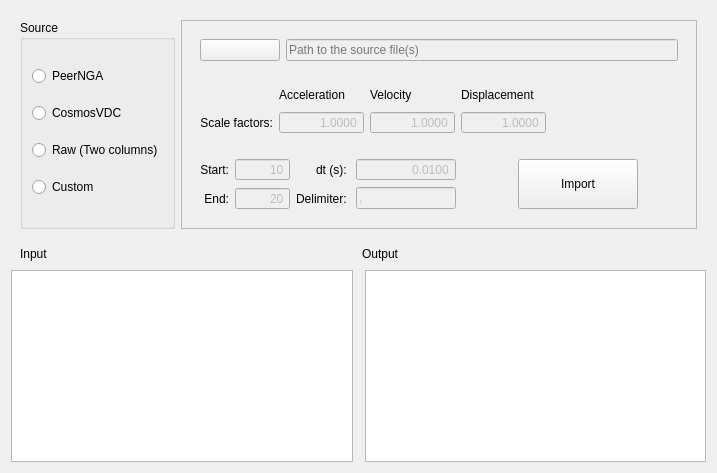
        <widget class="QWidget" name="importTab">
         <attribute name="title">
          <string>Import</string>
         </attribute>
         <layout class="QVBoxLayout" name="verticalLayout_7">
          <property name="spacing">
           <number>0</number>
          </property>
          <item>
           <widget class="QFrame" name="frame_8">
            <property name="frameShape">
             <enum>QFrame::NoFrame</enum>
            </property>
            <property name="frameShadow">
             <enum>QFrame::Raised</enum>
            </property>
            <layout class="QHBoxLayout" name="horizontalLayout_2">
             <item>
              <widget class="QFrame" name="frame_11">
               <property name="frameShape">
                <enum>QFrame::NoFrame</enum>
               </property>
               <property name="frameShadow">
                <enum>QFrame::Raised</enum>
               </property>
               <layout class="QVBoxLayout" name="verticalLayout_9">
                <property name="spacing">
                 <number>0</number>
                </property>
                <property name="leftMargin">
                 <number>0</number>
                </property>
                <property name="topMargin">
                 <number>0</number>
                </property>
                <property name="rightMargin">
                 <number>0</number>
                </property>
                <property name="bottomMargin">
                 <number>0</number>
                </property>
                <item>
                 <widget class="QGroupBox" name="groupBox">
                  <property name="title">
                   <string>Source</string>
                  </property>
                  <layout class="QVBoxLayout" name="verticalLayout_10">
                   <property name="spacing">
                    <number>0</number>
                   </property>
                   <property name="leftMargin">
                    <number>9</number>
                   </property>
                   <property name="topMargin">
                    <number>9</number>
                   </property>
                   <property name="rightMargin">
                    <number>9</number>
                   </property>
                   <property name="bottomMargin">
                    <number>9</number>
                   </property>
                   <item>
                    <widget class="QRadioButton" name="tsSourcePeer">
                     <property name="text">
                      <string>PeerNGA</string>
                     </property>
                    </widget>
                   </item>
                   <item>
                    <widget class="QRadioButton" name="tsSourceCosmosvdc">
                     <property name="text">
                      <string>CosmosVDC</string>
                     </property>
                    </widget>
                   </item>
                   <item>
                    <widget class="QRadioButton" name="tsSourceRaw">
                     <property name="text">
                      <string>Raw (Two columns)</string>
                     </property>
                    </widget>
                   </item>
                   <item>
                    <widget class="QRadioButton" name="tsSourceCustom">
                     <property name="text">
                      <string>Custom</string>
                     </property>
                    </widget>
                   </item>
                  </layout>
                 </widget>
                </item>
               </layout>
              </widget>
             </item>
             <item>
              <widget class="QFrame" name="frame_15">
               <property name="frameShape">
                <enum>QFrame::StyledPanel</enum>
               </property>
               <property name="frameShadow">
                <enum>QFrame::Raised</enum>
               </property>
               <layout class="QVBoxLayout" name="verticalLayout_11">
                <item>
                 <widget class="QFrame" name="frame_12">
                  <property name="frameShape">
                   <enum>QFrame::NoFrame</enum>
                  </property>
                  <property name="frameShadow">
                   <enum>QFrame::Raised</enum>
                  </property>
                  <layout class="QHBoxLayout" name="horizontalLayout_3">
                   <item>
                    <widget class="QPushButton" name="fileOpenBtn">
                     <property name="minimumSize">
                      <size>
                       <width>80</width>
                       <height>0</height>
                      </size>
                     </property>
                     <property name="text">
                      <string/>
                     </property>
                     <property name="icon">
                      <iconset resource="Main_icons.qrc">
                       <normaloff>:/allIcons/icons/opened_folder.svg</normaloff>:/allIcons/icons/opened_folder.svg</iconset>
                     </property>
                     <property name="iconSize">
                      <size>
                       <width>32</width>
                       <height>32</height>
                      </size>
                     </property>
                    </widget>
                   </item>
                   <item>
                    <widget class="QLineEdit" name="sourcePath">
                     <property name="enabled">
                      <bool>false</bool>
                     </property>
                     <property name="inputMask">
                      <string/>
                     </property>
                     <property name="placeholderText">
                      <string>Path to the source file(s)</string>
                     </property>
                    </widget>
                   </item>
                  </layout>
                 </widget>
                </item>
                <item>
                 <widget class="QFrame" name="frame_13">
                  <property name="frameShape">
                   <enum>QFrame::NoFrame</enum>
                  </property>
                  <property name="frameShadow">
                   <enum>QFrame::Raised</enum>
                  </property>
                  <layout class="QGridLayout" name="gridLayout_2">
                   <item row="0" column="4">
                    <spacer name="horizontalSpacer_3">
                     <property name="orientation">
                      <enum>Qt::Horizontal</enum>
                     </property>
                     <property name="sizeHint" stdset="0">
                      <size>
                       <width>40</width>
                       <height>20</height>
                      </size>
                     </property>
                    </spacer>
                   </item>
                   <item row="1" column="2">
                    <widget class="QDoubleSpinBox" name="scaleFactorBox2">
                     <property name="enabled">
                      <bool>false</bool>
                     </property>
                     <property name="sizePolicy">
                      <sizepolicy hsizetype="Fixed" vsizetype="Fixed">
                       <horstretch>0</horstretch>
                       <verstretch>0</verstretch>
                      </sizepolicy>
                     </property>
                     <property name="minimumSize">
                      <size>
                       <width>80</width>
                       <height>0</height>
                      </size>
                     </property>
                     <property name="alignment">
                      <set>Qt::AlignRight|Qt::AlignTrailing|Qt::AlignVCenter</set>
                     </property>
                     <property name="buttonSymbols">
                      <enum>QAbstractSpinBox::NoButtons</enum>
                     </property>
                     <property name="decimals">
                      <number>4</number>
                     </property>
                     <property name="minimum">
                      <double>-99999999.000000000000000</double>
                     </property>
                     <property name="maximum">
                      <double>99999999.000000000000000</double>
                     </property>
                     <property name="value">
                      <double>1.000000000000000</double>
                     </property>
                    </widget>
                   </item>
                   <item row="1" column="3">
                    <widget class="QDoubleSpinBox" name="scaleFactorBox3">
                     <property name="enabled">
                      <bool>false</bool>
                     </property>
                     <property name="sizePolicy">
                      <sizepolicy hsizetype="Fixed" vsizetype="Fixed">
                       <horstretch>0</horstretch>
                       <verstretch>0</verstretch>
                      </sizepolicy>
                     </property>
                     <property name="minimumSize">
                      <size>
                       <width>80</width>
                       <height>0</height>
                      </size>
                     </property>
                     <property name="alignment">
                      <set>Qt::AlignRight|Qt::AlignTrailing|Qt::AlignVCenter</set>
                     </property>
                     <property name="buttonSymbols">
                      <enum>QAbstractSpinBox::NoButtons</enum>
                     </property>
                     <property name="decimals">
                      <number>4</number>
                     </property>
                     <property name="minimum">
                      <double>-99999999.000000000000000</double>
                     </property>
                     <property name="maximum">
                      <double>99999999.000000000000000</double>
                     </property>
                     <property name="value">
                      <double>1.000000000000000</double>
                     </property>
                    </widget>
                   </item>
                   <item row="0" column="1">
                    <widget class="QLabel" name="label_4">
                     <property name="text">
                      <string>Acceleration</string>
                     </property>
                    </widget>
                   </item>
                   <item row="1" column="1">
                    <widget class="QDoubleSpinBox" name="scaleFactorBox1">
                     <property name="enabled">
                      <bool>false</bool>
                     </property>
                     <property name="sizePolicy">
                      <sizepolicy hsizetype="Fixed" vsizetype="Fixed">
                       <horstretch>0</horstretch>
                       <verstretch>0</verstretch>
                      </sizepolicy>
                     </property>
                     <property name="minimumSize">
                      <size>
                       <width>80</width>
                       <height>0</height>
                      </size>
                     </property>
                     <property name="alignment">
                      <set>Qt::AlignRight|Qt::AlignTrailing|Qt::AlignVCenter</set>
                     </property>
                     <property name="buttonSymbols">
                      <enum>QAbstractSpinBox::NoButtons</enum>
                     </property>
                     <property name="decimals">
                      <number>4</number>
                     </property>
                     <property name="minimum">
                      <double>-99999999.000000000000000</double>
                     </property>
                     <property name="maximum">
                      <double>99999999.000000000000000</double>
                     </property>
                     <property name="value">
                      <double>1.000000000000000</double>
                     </property>
                    </widget>
                   </item>
                   <item row="0" column="2">
                    <widget class="QLabel" name="label_5">
                     <property name="text">
                      <string>Velocity</string>
                     </property>
                    </widget>
                   </item>
                   <item row="1" column="0">
                    <widget class="QLabel" name="label_3">
                     <property name="text">
                      <string>Scale factors:</string>
                     </property>
                     <property name="alignment">
                      <set>Qt::AlignRight|Qt::AlignTrailing|Qt::AlignVCenter</set>
                     </property>
                    </widget>
                   </item>
                   <item row="0" column="3">
                    <widget class="QLabel" name="label_6">
                     <property name="text">
                      <string>Displacement</string>
                     </property>
                    </widget>
                   </item>
                  </layout>
                 </widget>
                </item>
                <item>
                 <widget class="QFrame" name="frame_32">
                  <property name="frameShape">
                   <enum>QFrame::NoFrame</enum>
                  </property>
                  <property name="frameShadow">
                   <enum>QFrame::Raised</enum>
                  </property>
                  <layout class="QHBoxLayout" name="horizontalLayout_15">
                   <property name="spacing">
                    <number>0</number>
                   </property>
                   <property name="leftMargin">
                    <number>0</number>
                   </property>
                   <property name="topMargin">
                    <number>0</number>
                   </property>
                   <property name="rightMargin">
                    <number>0</number>
                   </property>
                   <property name="bottomMargin">
                    <number>0</number>
                   </property>
                   <item>
                    <widget class="QFrame" name="frame_33">
                     <property name="minimumSize">
                      <size>
                       <width>0</width>
                       <height>50</height>
                      </size>
                     </property>
                     <property name="frameShape">
                      <enum>QFrame::NoFrame</enum>
                     </property>
                     <property name="frameShadow">
                      <enum>QFrame::Raised</enum>
                     </property>
                     <layout class="QGridLayout" name="gridLayout_4">
                      <item row="1" column="2">
                       <widget class="QLabel" name="label_10">
                        <property name="text">
                         <string>Delimiter: </string>
                        </property>
                        <property name="alignment">
                         <set>Qt::AlignRight|Qt::AlignTrailing|Qt::AlignVCenter</set>
                        </property>
                       </widget>
                      </item>
                      <item row="0" column="2">
                       <widget class="QLabel" name="label_9">
                        <property name="text">
                         <string>dt (s): </string>
                        </property>
                        <property name="alignment">
                         <set>Qt::AlignRight|Qt::AlignTrailing|Qt::AlignVCenter</set>
                        </property>
                       </widget>
                      </item>
                      <item row="0" column="6">
                       <spacer name="horizontalSpacer_4">
                        <property name="orientation">
                         <enum>Qt::Horizontal</enum>
                        </property>
                        <property name="sizeHint" stdset="0">
                         <size>
                          <width>40</width>
                          <height>20</height>
                         </size>
                        </property>
                       </spacer>
                      </item>
                      <item row="1" column="0">
                       <widget class="QLabel" name="label_8">
                        <property name="text">
                         <string>End:</string>
                        </property>
                        <property name="alignment">
                         <set>Qt::AlignRight|Qt::AlignTrailing|Qt::AlignVCenter</set>
                        </property>
                       </widget>
                      </item>
                      <item row="0" column="1">
                       <widget class="QSpinBox" name="customLineStart">
                        <property name="enabled">
                         <bool>false</bool>
                        </property>
                        <property name="alignment">
                         <set>Qt::AlignRight|Qt::AlignTrailing|Qt::AlignVCenter</set>
                        </property>
                        <property name="buttonSymbols">
                         <enum>QAbstractSpinBox::NoButtons</enum>
                        </property>
                        <property name="maximum">
                         <number>99999999</number>
                        </property>
                        <property name="value">
                         <number>10</number>
                        </property>
                       </widget>
                      </item>
                      <item row="0" column="0">
                       <widget class="QLabel" name="label_7">
                        <property name="text">
                         <string>Start:</string>
                        </property>
                        <property name="alignment">
                         <set>Qt::AlignRight|Qt::AlignTrailing|Qt::AlignVCenter</set>
                        </property>
                       </widget>
                      </item>
                      <item row="1" column="1">
                       <widget class="QSpinBox" name="customLineEnd">
                        <property name="enabled">
                         <bool>false</bool>
                        </property>
                        <property name="alignment">
                         <set>Qt::AlignRight|Qt::AlignTrailing|Qt::AlignVCenter</set>
                        </property>
                        <property name="buttonSymbols">
                         <enum>QAbstractSpinBox::NoButtons</enum>
                        </property>
                        <property name="minimum">
                         <number>-99999999</number>
                        </property>
                        <property name="maximum">
                         <number>99999999</number>
                        </property>
                        <property name="value">
                         <number>20</number>
                        </property>
                       </widget>
                      </item>
                      <item row="1" column="3">
                       <widget class="QLineEdit" name="delimBox">
                        <property name="enabled">
                         <bool>false</bool>
                        </property>
                        <property name="sizePolicy">
                         <sizepolicy hsizetype="Fixed" vsizetype="Fixed">
                          <horstretch>0</horstretch>
                          <verstretch>0</verstretch>
                         </sizepolicy>
                        </property>
                        <property name="maximumSize">
                         <size>
                          <width>100</width>
                          <height>16777215</height>
                         </size>
                        </property>
                        <property name="text">
                         <string>,</string>
                        </property>
                       </widget>
                      </item>
                      <item row="0" column="3">
                       <widget class="QDoubleSpinBox" name="tsDt">
                        <property name="enabled">
                         <bool>false</bool>
                        </property>
                        <property name="sizePolicy">
                         <sizepolicy hsizetype="Fixed" vsizetype="Fixed">
                          <horstretch>0</horstretch>
                          <verstretch>0</verstretch>
                         </sizepolicy>
                        </property>
                        <property name="maximumSize">
                         <size>
                          <width>100</width>
                          <height>16777215</height>
                         </size>
                        </property>
                        <property name="alignment">
                         <set>Qt::AlignRight|Qt::AlignTrailing|Qt::AlignVCenter</set>
                        </property>
                        <property name="buttonSymbols">
                         <enum>QAbstractSpinBox::NoButtons</enum>
                        </property>
                        <property name="decimals">
                         <number>4</number>
                        </property>
                        <property name="maximum">
                         <double>999999.000000000000000</double>
                        </property>
                        <property name="value">
                         <double>0.010000000000000</double>
                        </property>
                       </widget>
                      </item>
                      <item row="0" column="5" rowspan="2">
                       <widget class="QPushButton" name="importBtn">
                        <property name="sizePolicy">
                         <sizepolicy hsizetype="Fixed" vsizetype="Fixed">
                          <horstretch>0</horstretch>
                          <verstretch>0</verstretch>
                         </sizepolicy>
                        </property>
                        <property name="minimumSize">
                         <size>
                          <width>120</width>
                          <height>50</height>
                         </size>
                        </property>
                        <property name="text">
                         <string>Import</string>
                        </property>
                        <property name="icon">
                         <iconset resource="Main_icons.qrc">
                          <normaloff>:/allIcons/icons/ok.svg</normaloff>:/allIcons/icons/ok.svg</iconset>
                        </property>
                        <property name="iconSize">
                         <size>
                          <width>32</width>
                          <height>32</height>
                         </size>
                        </property>
                       </widget>
                      </item>
                      <item row="0" column="4" rowspan="2">
                       <widget class="QFrame" name="frame_6">
                        <property name="minimumSize">
                         <size>
                          <width>50</width>
                          <height>0</height>
                         </size>
                        </property>
                        <property name="frameShape">
                         <enum>QFrame::NoFrame</enum>
                        </property>
                        <property name="frameShadow">
                         <enum>QFrame::Raised</enum>
                        </property>
                       </widget>
                      </item>
                     </layout>
                    </widget>
                   </item>
                  </layout>
                 </widget>
                </item>
               </layout>
              </widget>
             </item>
            </layout>
           </widget>
          </item>
          <item>
           <widget class="QFrame" name="frame_9">
            <property name="frameShape">
             <enum>QFrame::NoFrame</enum>
            </property>
            <property name="frameShadow">
             <enum>QFrame::Raised</enum>
            </property>
            <layout class="QVBoxLayout" name="verticalLayout_12">
             <property name="spacing">
              <number>0</number>
             </property>
             <property name="leftMargin">
              <number>0</number>
             </property>
             <property name="topMargin">
              <number>0</number>
             </property>
             <property name="rightMargin">
              <number>0</number>
             </property>
             <property name="bottomMargin">
              <number>0</number>
             </property>
             <item>
              <widget class="QFrame" name="frame_17">
               <property name="frameShape">
                <enum>QFrame::NoFrame</enum>
               </property>
               <property name="frameShadow">
                <enum>QFrame::Raised</enum>
               </property>
               <layout class="QHBoxLayout" name="horizontalLayout_4">
                <item>
                 <widget class="QLabel" name="label_11">
                  <property name="text">
                   <string>Input</string>
                  </property>
                 </widget>
                </item>
                <item>
                 <widget class="QLabel" name="label_12">
                  <property name="text">
                   <string>Output</string>
                  </property>
                 </widget>
                </item>
               </layout>
              </widget>
             </item>
             <item>
              <widget class="QFrame" name="frame_16">
               <property name="frameShape">
                <enum>QFrame::NoFrame</enum>
               </property>
               <property name="frameShadow">
                <enum>QFrame::Raised</enum>
               </property>
               <layout class="QHBoxLayout" name="horizontalLayout_5">
                <property name="leftMargin">
                 <number>0</number>
                </property>
                <property name="topMargin">
                 <number>0</number>
                </property>
                <property name="rightMargin">
                 <number>0</number>
                </property>
                <property name="bottomMargin">
                 <number>0</number>
                </property>
                <item>
                 <widget class="QTextBrowser" name="inputBrowser">
                  <property name="font">
                   <font>
                    <family>Monospace</family>
                   </font>
                  </property>
                 </widget>
                </item>
                <item>
                 <widget class="QFrame" name="frame_10">
                  <property name="frameShape">
                   <enum>QFrame::NoFrame</enum>
                  </property>
                  <property name="frameShadow">
                   <enum>QFrame::Raised</enum>
                  </property>
                  <layout class="QVBoxLayout" name="verticalLayout_8">
                   <property name="spacing">
                    <number>0</number>
                   </property>
                   <property name="leftMargin">
                    <number>0</number>
                   </property>
                   <property name="topMargin">
                    <number>0</number>
                   </property>
                   <property name="rightMargin">
                    <number>0</number>
                   </property>
                   <property name="bottomMargin">
                    <number>0</number>
                   </property>
                  </layout>
                 </widget>
                </item>
                <item>
                 <widget class="QTextBrowser" name="outputBrowser">
                  <property name="font">
                   <font>
                    <family>Monospace</family>
                   </font>
                  </property>
                 </widget>
                </item>
               </layout>
              </widget>
             </item>
            </layout>
           </widget>
          </item>
         </layout>
        </widget>
